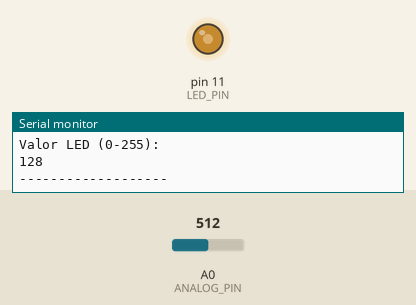
The sketch below on a simulated Arduino Uno, built with avr-gcc and run on an emulated ATmega328P. Shown: output pins drawn as LEDs (lit = HIGH), the last lines printed to the serial monitor. Inputs (shaded band) come from the test bench; at power-on: A0 (ANALOG_PIN) = 512.

Above: at 1.2 s.
1.3 s: A0 (ANALOG_PIN) set to 416
At 2.6 s:
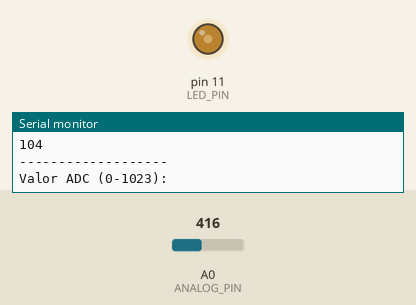
4.3 s: A0 (ANALOG_PIN) set to 382
At 4.9 s:
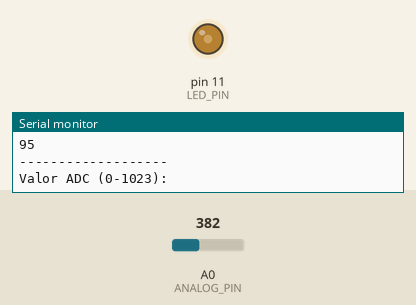
5.8 s: A0 (ANALOG_PIN) set to 106
At 6.7 s:
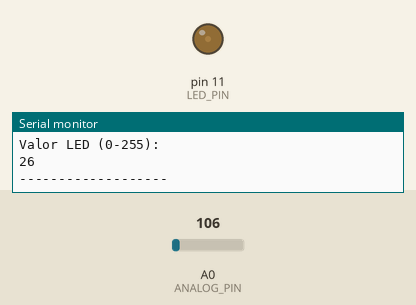
7.3 s: A0 (ANALOG_PIN) set to 91
At 8.1 s:
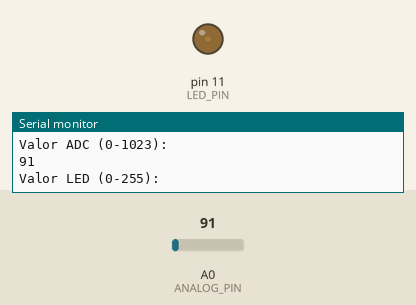
8.8 s: A0 (ANALOG_PIN) set to 0
At 9.1 s:
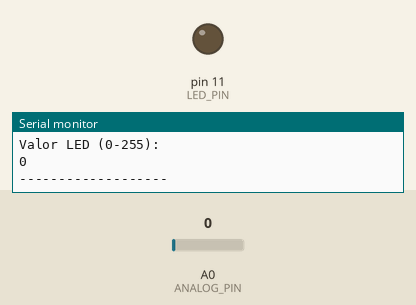
10.3 s: A0 (ANALOG_PIN) set to 8
At 11.3 s:
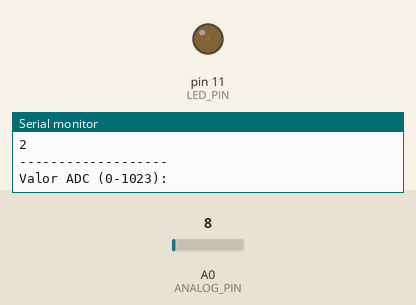
13.3 s: A0 (ANALOG_PIN) set to 11
Timing chart, 0 to 15.8 s (numbered marks = the images above; inputs shaded):
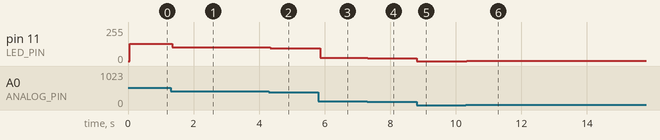

The sketch:

Dimmer.ino
```cpp
//Link do Tinkercad: https://www.tinkercad.com/things/8ch6BaUFIGM-dimmer

#define LIMIT 255
#define LED_PIN 11
#define ANALOG_PIN A0

unsigned long contador = 0;
//uint8_t uinteiro_8_bits = 255;
//int8_t inteiro_8_bits = 127;
//byte byte_1 = 255;

void setup() {
    Serial.begin(9600);

    pinMode(LED_PIN, OUTPUT);
    digitalWrite(LED_PIN, LOW);

}

void loop(){

  if ((millis() - contador) > 50){
    int valor_analog = analogRead(ANALOG_PIN);

    Serial.println("Valor ADC (0-1023): ");
    Serial.println(valor_analog);

    analogWrite(LED_PIN, valor_analog/4);

    Serial.println("Valor LED (0-255): ");
    Serial.println(valor_analog/4);
    Serial.println("-------------------");
    // analogRead retorna valores de 0 a 1023, analogWrite recebe de 0 a 255
	contador = millis();
  }


}
```

Measured:
- after the input at 1.3 s, pin 11 (LED_PIN): 128/255 → 104/255 at once
- after the input at 4.3 s, pin 11 (LED_PIN): 104/255 → 95/255 at once
- after the input at 5.8 s, pin 11 (LED_PIN): 95/255 → 26/255 after 0.06 s
- after the input at 7.3 s, pin 11 (LED_PIN): 26/255 → 22/255 at once
- after the input at 8.8 s, pin 11 (LED_PIN): 22/255 → 0/255 at once
- after the input at 10.3 s, pin 11 (LED_PIN): 0/255 → 2/255 at once
